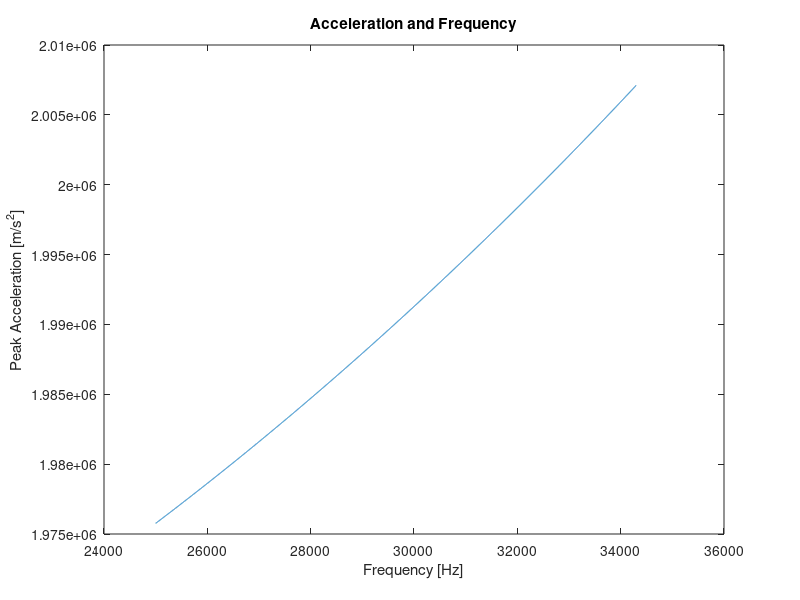
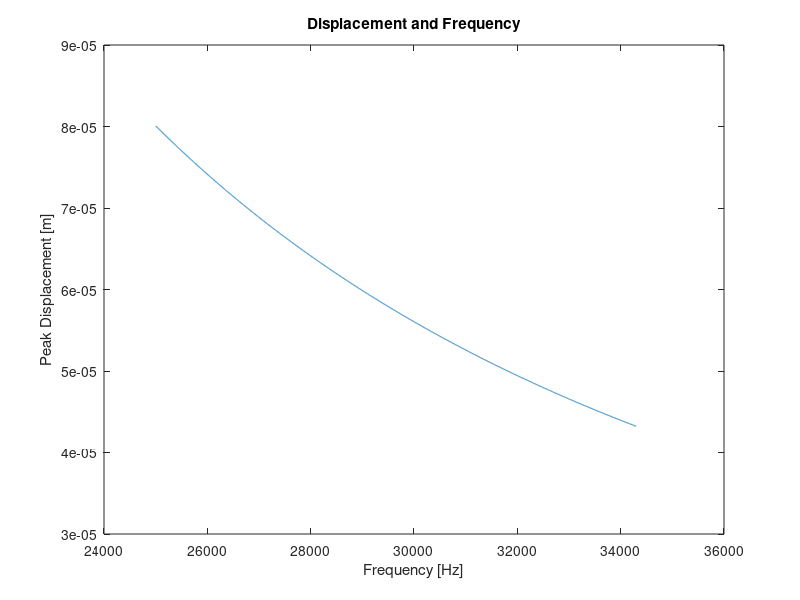

Reproduce these figures in MATLAB, in order.
%Written for: Plotting frequency as compared to horn displacement and
%acceleration
%Written by: Justin Clough
%Written on: 1/17/2015

clear
clc

%Constants
g=9.81; %m/s^2: Gravity
rho_w=1000; %kg/m^3: Density of water (levitated substance)
rho_a=1.225; %kg/m^3: Density of Air (levitation media)
c=343; %m/s: Speed of sound in air
delta=0.001/2; %m: Distance between zero sum force points

f0=25000; %Hz: Start frequency
fmax=34300; %Hz: End frequecy
df=1; %Hz: Frequency resolution

for i=1:(fmax-f0)/df+1
    f(i)=f0+(i-1)*df; %iterate Frequency
    a(i)=sqrt((f(i)*pi*8*g*rho_w*c)/(rho_a*sin(4*pi*f(i)*delta/c))); 
    %Itteratively solve for peark accleration of horn
    u(i)=a(i)/(2*pi*f(i))^2; %Solve for peak displacement of horn
end 

plot(f,a)
title('Acceleration and Frequency')
xlabel('Frequency [Hz]')
ylabel('Peak Acceleration [m/s^2]')
figure
plot(f,u)
title('Displacement and Frequency')
xlabel('Frequency [Hz]')
ylabel('Peak Displacement [m]')